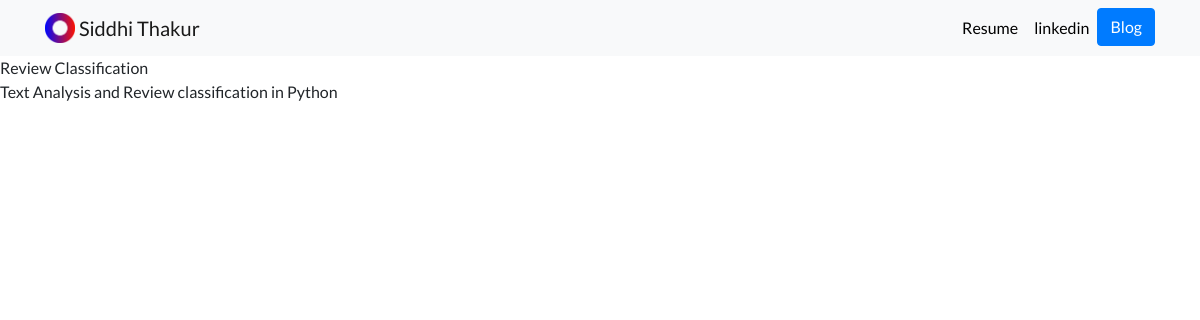
Page /blog/7/ on the committed database.
### blog/models.py (models this page shows)
class Blogs(models.Model):
    blog=models.CharField(max_length=100)
    about=models.CharField(max_length=1000)
    url=models.URLField(blank=True)

### blog/views.py (the view)
# urls.py: path('<int:blog_id>/', views.detail,name='detail'),
def detail(request,blog_id):
    blog=get_object_or_404(Blogs,pk=blog_id)
    return render(request,'blog/detail.html',{'id':blog})

### blog/templates/blog/detail.html
{% extends 'portfolio/base.html' %}
{% block content %}
{{id.blog}}
<br>
{{id.about}}
{% endblock %}

### portfolio/static/portfolio/custom.css (style rules this page uses)
body { font-family: 'Lato', sans-serif; }

### rows in the picture
Blogs: blog "Review Classification", about "Text Analysis and Review classification in Python"
